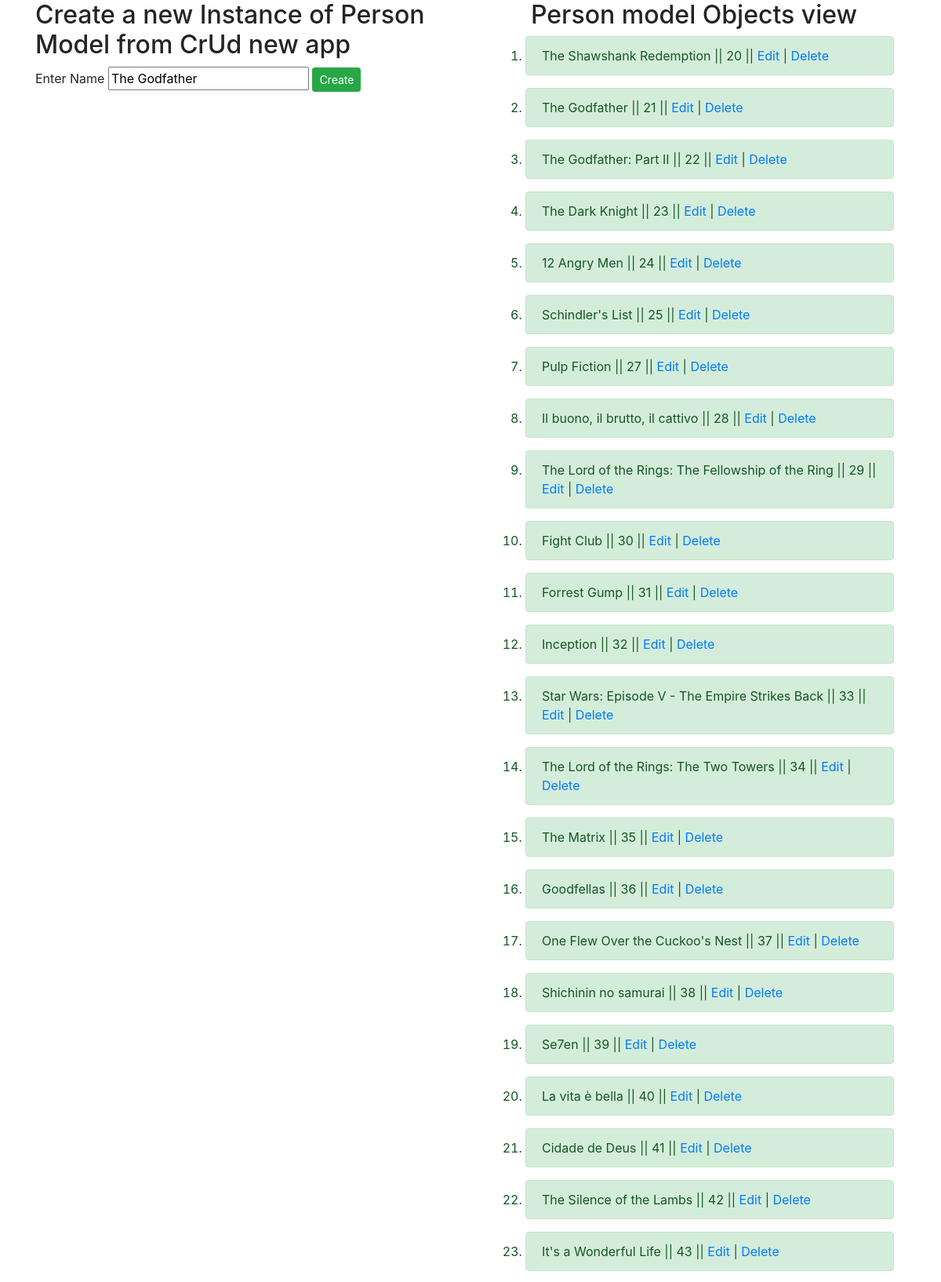
The page /newcrud/?id=21 (upper part) on the database its author committed.
### new_crud/models.py (models this page shows, shortened)
class Person(models.Model):
    name = models.CharField(max_length=200)

### new_crud/views.py (the view)
# urls.py: path('newcrud/', include('new_crud.urls')),
def newcrud(request):
    person_view = Person.objects.order_by('id')
    id = request.GET.get('id')
    if id:
        person = Person.objects.get(id=id)
    context = {'person':person_view, 'persons':person if id else None}
    return render(request, 'newcrud.html', context)

### new_crud/templates/newcrud.html (shortened to what this page needs)
<!DOCTYPE html>
{% load static %}
<html lang="en">
<head>
    <link rel="stylesheet" href="{% static 'bootstrap.min.css' %}">
</head>
<body>
<div class="container">
    <div class="row">
        <div class="col-md-6">
            <h2>Create a new Instance of Person Model from CrUd new app</h2>
            <form action="create/" method="POST">
                <label for="name">Enter Name</label>
                <input type="text" id="name" name='name' value="{{persons.name}}">
                <input type="submit" value="Create" class="btn btn-success btn-sm">
            </form>
        </div>
        <div class="col-md-6">
            <h2 align="center">Person model Objects view</h2>
            <div class="container">
            <ol type="1">
                {% for i in person %}
                <li  class="alert alert-success">{{i.name}} || {{i.id}} ||
                    <a href="?id={{i.id}}">Edit</a> |
                    <a href="/newcrud/delete1/?id={{i.id}}">Delete</a></li>
                {% endfor %}
            </ol>
                </div>
            </div>
        </div>
    </div>
</body>
</html>

### rows shown on the page
Person: name "The Godfather", id "21"
Person: name "The Shawshank Redemption", id "20"
Person: name "The Godfather: Part II", id "22"
Person: name "The Dark Knight", id "23"
Person: name "12 Angry Men", id "24"
Person: name "Schindler's List", id "25"
Person: name "Pulp Fiction", id "27"
Person: name "Il buono, il brutto, il cattivo", id "28"
Person: name "The Lord of the Rings: The Fellowship of the Ring", id "29"
Person: name "Fight Club", id "30"
Person: name "Forrest Gump", id "31"
Person: name "Inception", id "32"
Person: name "Star Wars: Episode V - The Empire Strikes Back", id "33"
Person: name "The Lord of the Rings: The Two Towers", id "34"
Person: name "The Matrix", id "35"
Person: name "Goodfellas", id "36"
Person: name "One Flew Over the Cuckoo's Nest", id "37"
Person: name "Shichinin no samurai", id "38"
Person: name "Se7en", id "39"
Person: name "La vita è bella", id "40"
Person: name "Cidade de Deus", id "41"
Person: name "The Silence of the Lambs", id "42"
Person: name "It's a Wonderful Life", id "43"
